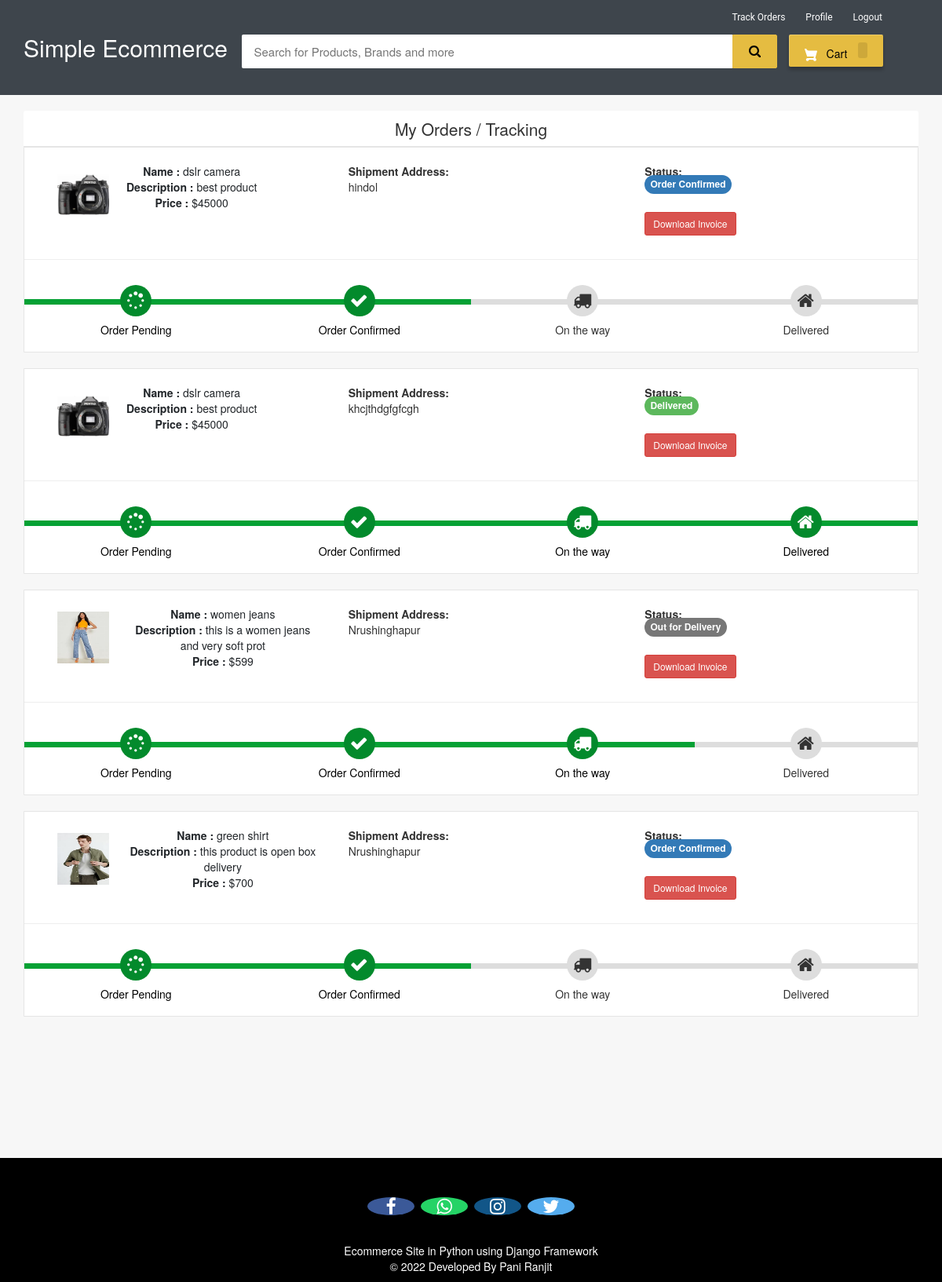
Page /my-order (signed in) on the committed database.
### ecom/models.py (models this page shows, shortened)
class Product(models.Model):
    name=models.CharField(max_length=40)
    product_image= models.ImageField(upload_to='product_image/Customerprofilepic',null=True,blank=True)
    price = models.PositiveIntegerField()
    description=models.CharField(max_length=40)

class Orders(models.Model):
    STATUS =(
        ('Pending','Pending'),
        ('Order Confirmed','Order Confirmed'),
        ('Out for Delivery','Out for Delivery'),
        ('Delivered','Delivered'),
    )
    customer=models.ForeignKey('Customer', on_delete=models.CASCADE,null=True)
    product=models.ForeignKey('Product',on_delete=models.CASCADE,null=True)
    email = models.CharField(max_length=50,null=True)
    address = models.CharField(max_length=500,null=True)
    mobile = models.CharField(max_length=20,null=True)
    order_date= models.DateField(auto_now_add=True,null=True)
    status=models.CharField(max_length=50,null=True,choices=STATUS)

### ecom/views.py (the view)
# urls.py: path('my-order', views.my_order_view,name='my-order'),
@login_required(login_url='customerlogin')
@user_passes_test(is_customer)
def my_order_view(request):
    customer=models.Customer.objects.get(user_id=request.user.id)
    orders=models.Orders.objects.all().filter(customer_id = customer)
    ordered_products=[]
    for order in orders:
        ordered_product=models.Product.objects.all().filter(id=order.product.id)
        ordered_products.append(ordered_product)
    return render(request,'ecom/my_order.html',{'data':zip(ordered_products,orders)})

### ecom/views.py (called while the page is built)
def is_customer(user):
    return user.groups.filter(name='CUSTOMER').exists()

### templates/ecom/my_order.html (shortened to what this page needs)
{% extends 'ecom/customer_base.html' %}
{% load static %}
{% block content %}
<br>
<div class="container">
    <header class="card-header" style="text-align:center; font-size: 21px"> My Orders / Tracking </header>
    {% for products,order in data %}
    <article class="card">
        <div class="card-body">
            <ul class="row" style="margin-left:20px;margin-top:20px;">
                <li class="col-md-4">
                  <figure class="itemside mb-3">
                    {%for product in products%}
                      <div class="aside"><img src="{% static product.product_image.url %}" class="img-sm border"></div>
                      <figcaption class="info align-self-center">
                          <p class="title"><strong>Name : </strong>{{product.name}} <br> <strong>Description : </strong>{{product.description}} <br> <strong>Price : </strong>${{product.price}}</p>
                      </figcaption>
                  </figure>
                </li>
                <li class="col-md-4">
                    <div class="col"> <strong>Shipment Address:</strong> <br> {{order.address}}</div>
                </li>
                <li class="col-md-4">
                    <div class="col"> <strong>Status:</strong> <br>
                        {% if order.status == 'Pending'%}
                        <td> <span class="label label-info" style="font-size: 12px; border-radius: 30px;">{{order.status}}</span></td>
                        {% elif order.status == 'Delivered' %}
                        <td> <span class="label label-success" style="font-size: 12px; border-radius: 30px;">{{order.status}}</span></td>
                        {% elif order.status == 'Out for Delivery' %}
                        <td> <span class="label label-default" style="font-size: 12px; border-radius: 30px;">{{order.status}}</span></td>
                        {%else%}
                          <td> <span class="label label-primary" style="font-size: 12px; border-radius: 30px;">{{order.status}}</span></td>
                        {%endif%}
                    </div> <br>
                    <h4><a style="text-decoration:none;" href="{% url 'download-invoice' order.id product.id  %}" ><button class="btn btn-danger btn-sm">Download Invoice</button></a></h4>
                </li>
                {%endfor%}
            </ul>
            <hr>
            <div class="track">
                {%if order.status == 'Pending' %}
                <div class="step active"> <span class="icon"> <i style="padding-top:3px; padding-right:25px;" class="fa fa-spinner"></i> </span> <span class="text">Order Pending</span> </div>
                <div class="step "> <span class="icon"> <i style="padding-top:3px; padding-right:25px;" class="fa fa-check"></i> </span> <span class="text"> Order Confirmed</span> </div>
                <div class="step "> <span class="icon"> <i style="padding-top:3px; padding-right:25px;" class="fa fa-truck"></i> </span> <span class="text"> On the way </span> </div>
                <div class="step "> <span class="icon"> <i style="padding-top:3px; padding-right:25px;" class="fa fa-home"></i> </span> <span class="text">Delivered</span> </div>
                {%elif order.status == 'Order Confirmed' %}
                <div class="step active"> <span class="icon"> <i style="padding-top:3px; padding-right:25px;" class="fa fa-spinner"></i> </span> <span class="text">Order Pending</span> </div>
                <div class="step active"> <span class="icon"> <i style="padding-top:3px; padding-right:25px;" class="fa fa-check"></i> </span> <span class="text"> Order Confirmed</span> </div>
                <div class="step "> <span class="icon"> <i style="padding-top:3px; padding-right:25px;" class="fa fa-truck"></i> </span> <span class="text"> On the way </span> </div>
                <div class="step "> <span class="icon"> <i style="padding-top:3px; padding-right:25px;" class="fa fa-home"></i> </span> <span class="text">Delivered</span> </div>
                {%elif order.status == 'Out for Delivery'%}
                <div class="step active"> <span class="icon"> <i style="padding-top:3px; padding-right:25px;" class="fa fa-spinner"></i> </span> <span class="text">Order Pending</span> </div>
                <div class="step active"> <span class="icon"> <i style="padding-top:3px; padding-right:25px;" class="fa fa-check"></i> </span> <span class="text"> Order Confirmed</span> </div>
                <div class="step active"> <span class="icon"> <i style="padding-top:3px; padding-right:25px;" class="fa fa-truck"></i> </span> <span class="text"> On the way </span> </div>
                <div class="step "> <span class="icon"> <i style="padding-top:3px; padding-right:25px;" class="fa fa-home"></i> </span> <span class="text">Delivered</span> </div>
                {%else%}
                <div class="step active"> <span class="icon"> <i style="padding-top:3px; padding-right:25px;" class="fa fa-spinner"></i> </span> <span class="text">Order Pending</span> </div>
                <div class="step active"> <span class="icon"> <i style="padding-top:3px; padding-right:25px;" class="fa fa-check"></i> </span> <span class="text"> Order Confirmed</span> </div>
                <div class="step active"> <span class="icon"> <i style="padding-top:3px; padding-right:25px;" class="fa fa-truck"></i> </span> <span class="text"> On the way </span> </div>
                <div class="step active"> <span class="icon"> <i style="padding-top:3px; padding-right:25px;" class="fa fa-home"></i> </span> <span class="text">Delivered</span> </div>
                {%endif%}
            </div>
        </div>
    </article><br>
    {%endfor%}
</div>
<br><br><br><br><br>
{% endblock content %}

### templates/ecom/customer_base.html (style rules this page uses)
body { background-color: #f7f7f7; }
.fa { font-size: 23px; width: 60px; text-align: center; text-decoration: none; margin: 5px 2px; border-radius: 50%; }
p { text-align: center; }

### templates/ecom/my_order.html (style rules this page uses)
body { background-color: #f7f7f7; }
.container { margin-top: 0px; margin-bottom: 0px }
.card { position: relative; display: -webkit-box; display: -ms-flexbox; display: flex; -webkit-box-orient: vertical; -webkit-box-direction: normal; -ms-flex-direction: column; flex-direction: column; min-width: 0; word-wrap: break-word; background-color: #fff; background-clip: border-box; border: 1px solid rgba(0, 0, 0, 0.1); border-radius: 0.10rem }
.card-header:first-child { border-radius: calc(0.37rem - 1px) calc(0.37rem - 1px) 0 0 }
.card-header { padding: 0.75rem 1.25rem; margin-bottom: 0; background-color: #fff; border-bottom: 1px solid rgba(0, 0, 0, 0.1) }
.track { position: relative; background-color: #ddd; height: 7px; display: -webkit-box; display: -ms-flexbox; display: flex; margin-bottom: 60px; margin-top: 50px }
.track .step { -webkit-box-flex: 1; -ms-flex-positive: 1; flex-grow: 1; width: 25%; margin-top: -18px; text-align: center; position: relative }
.track .step.active:before { background: #05a134 }
.track .step::before { height: 7px; position: absolute; content: ""; width: 100%; left: 0; top: 18px }
.track .step.active .icon { background: #038a2c; color: #fff }
.track .icon { display: inline-block; width: 40px; height: 40px; line-height: 40px; position: relative; border-radius: 100%; background: #ddd }
.track .step.active .text { font-weight: 400; color: #000 }
.track .text { display: block; margin-top: 7px }
.itemside { position: relative; display: -webkit-box; display: -ms-flexbox; display: flex; width: 100% }
.itemside .aside { position: relative; -ms-flex-negative: 0; flex-shrink: 0 }
.img-sm { width: 80px; height: 80px; padding: 7px }
ul.row, ul.row-sm { list-style: none; padding: 0 }
.itemside .info { padding-left: 15px; padding-right: 7px }
.itemside .title { display: block; margin-bottom: 5px; color: #212529 }
p { margin-top: 0; margin-bottom: 1rem }

### rows in the picture
Orders: address "hindol", status "Order Confirmed", shows "Order Pending"
Product: product_image (picture), name "dslr camera", description "best product", price "45000"
Orders: address "khcjthdgfgfcgh", status "Delivered", shows "Order Pending"
Orders: address "Nrushinghapur", status "Out for Delivery", shows "Order Pending"
Product: product_image (picture), name "women jeans", description "this is a women jeans and very soft prot", price "599"
Orders: address "Nrushinghapur", status "Order Confirmed", shows "Order Pending"
Product: product_image (picture), name "green shirt", description "this product is open box delivery", price "700"
